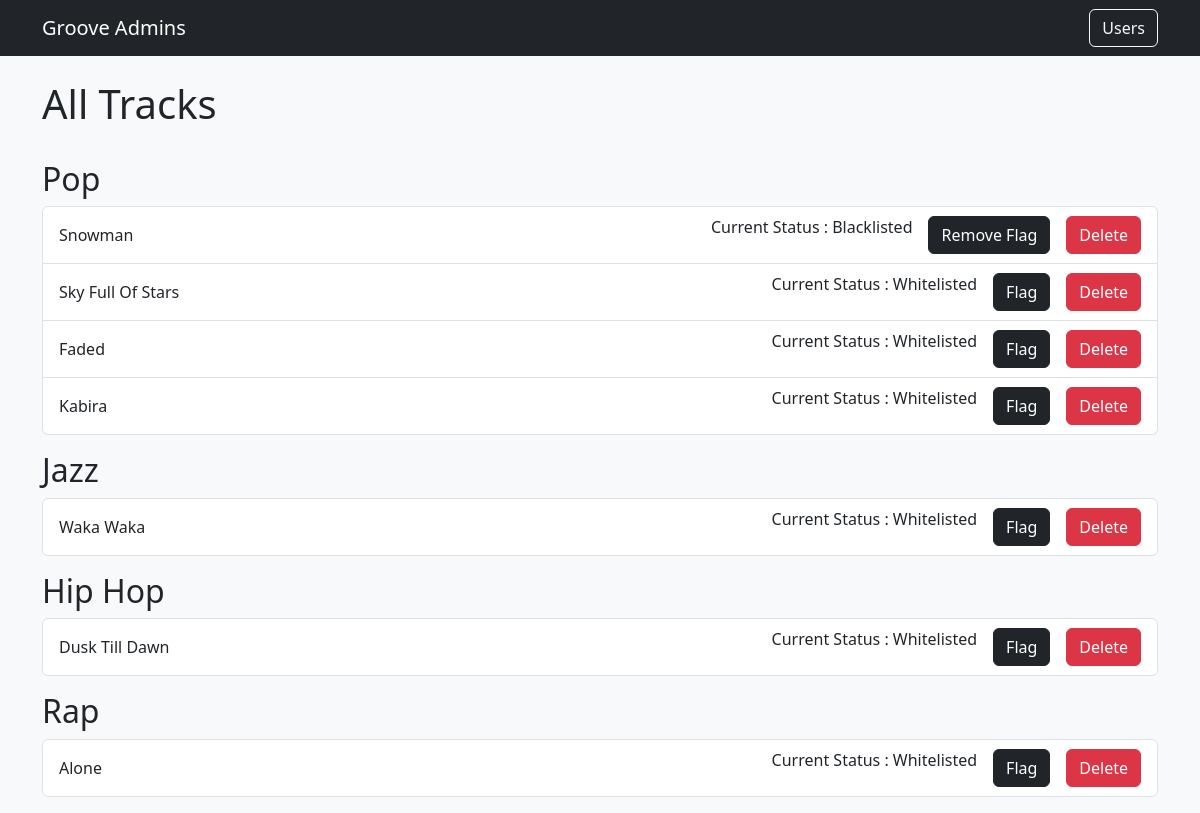
Page /admin_tracks on the earlier database version.
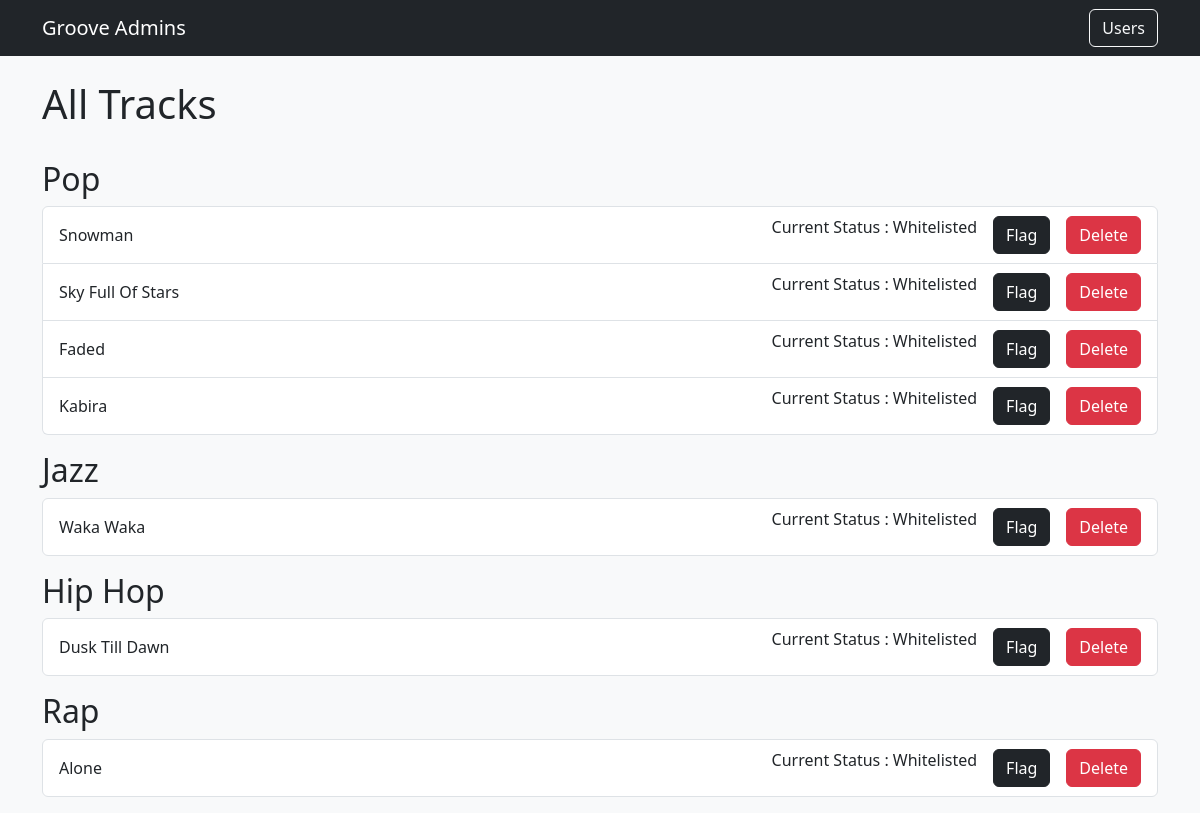
Same page on the later database version.
### groove/models.py (models this page shows, shortened)
class Song(db.Model):
    __tablename__ = 'song'
    id = db.Column(db.Integer, primary_key=True)
    name = db.Column(db.String(255), nullable=False)
    creator = db.Column(db.Integer, nullable=False)
    lyrics = db.Column(db.Text, nullable=True)
    duration = db.Column(db.Float, nullable=False, default=3.12)
    date_uploaded = db.Column(db.Date, nullable=False)
    album_id = db.Column(db.Integer, db.ForeignKey('album.id'), nullable=True)
    genre_id = db.Column(db.Integer, db.ForeignKey('genre.id'), nullable=False)
    artist = db.Column(db.String(255), nullable=False)
    rating = db.relationship('SongRating', backref='song', lazy=True)
    times_played = db.Column(db.Integer, default=0, nullable=False)
    flag = db.Column(db.Boolean, default=0)

### groove/routes.py (the view)
@app.route('/admin_tracks')
def admin_tracks_page():
    genres = Genre.query.all()
    return render_template('admin_tracks.html', genres=genres)

### groove/templates/admin_tracks.html (shortened to what this page needs)
<!DOCTYPE html>
<html lang="en">
<head>
    <link href="https://cdn.jsdelivr.net/npm/bootstrap@5.3.2/dist/css/bootstrap.min.css" rel="stylesheet">
</head>
<body class="bg-light">
    <nav class="navbar navbar-expand-lg navbar-dark bg-dark">
        <div class="container">
            <a class="navbar-brand" href="{{ url_for('admin_home_page') }}">Groove Admins</a>
            <a class="btn btn-outline-light ms-2" href="{{ url_for('admin_users_page') }}">Users</a>
        </div>
    </nav>
    <div class="container mt-4">
        <div class="row">
            <div class="col">
                <h1>All Tracks</h1>
                <br>
                {% for genre in genres %}
                    <h2>{{ genre.name }}</h2>
                    <div class="list-group mb-3">
                        {% for song in genre.songs %}
                            <div class="list-group-item list-group-item-action d-flex justify-content-between align-items-center">
                                <span class="me-auto">{{ song.name }}</span>
                                <div class="d-flex align-items-center">
                                    <p> Current Status : {{ 'Whitelisted' if song.flag == 0 else 'Blacklisted' }}</p>
                                    <a href="{{ url_for('flag_song', song_id=song.id) }}" class="btn btn-dark ms-3">{{ 'Flag' if song.flag == 0 else 'Remove Flag' }}</a>
                                    <a href="{{ url_for('delete_song_page', song_id=song.id) }}" class="btn btn-danger ms-3">Delete</a>
                                </div>
                            </div>
                        {% endfor %}
                    </div>
                {% endfor %}
            </div>
        </div>
    </div>
</body>
</html>

Differences in the rows shown:
changed Song "Snowman": flag "Blacklisted" → "Whitelisted"; flag "Remove Flag" → "Flag"
